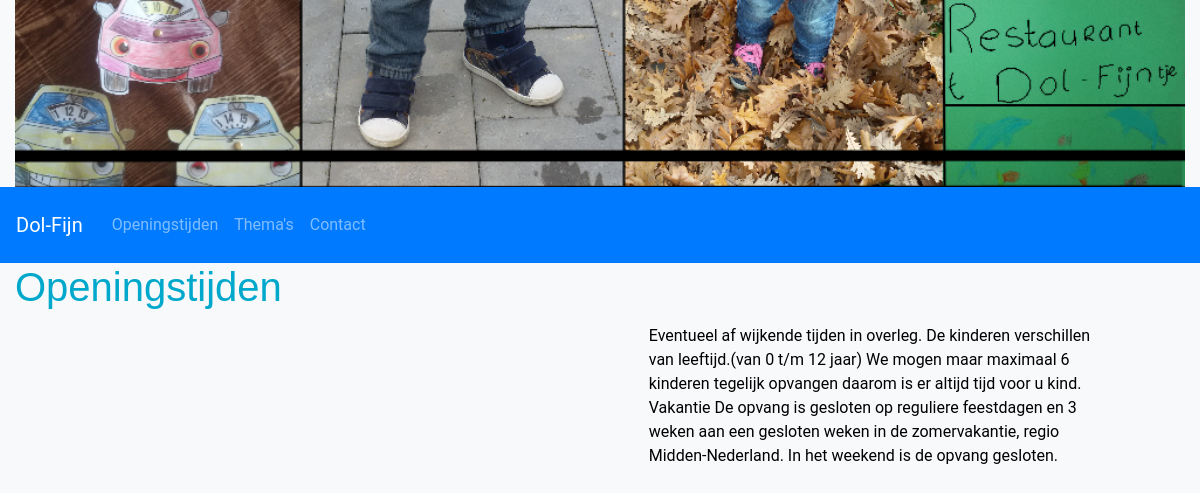
/gastouderopvang/dolfijnWebv2-php/Openingstijden/openingstijdenPage, run on an earlier commit of the app's database.
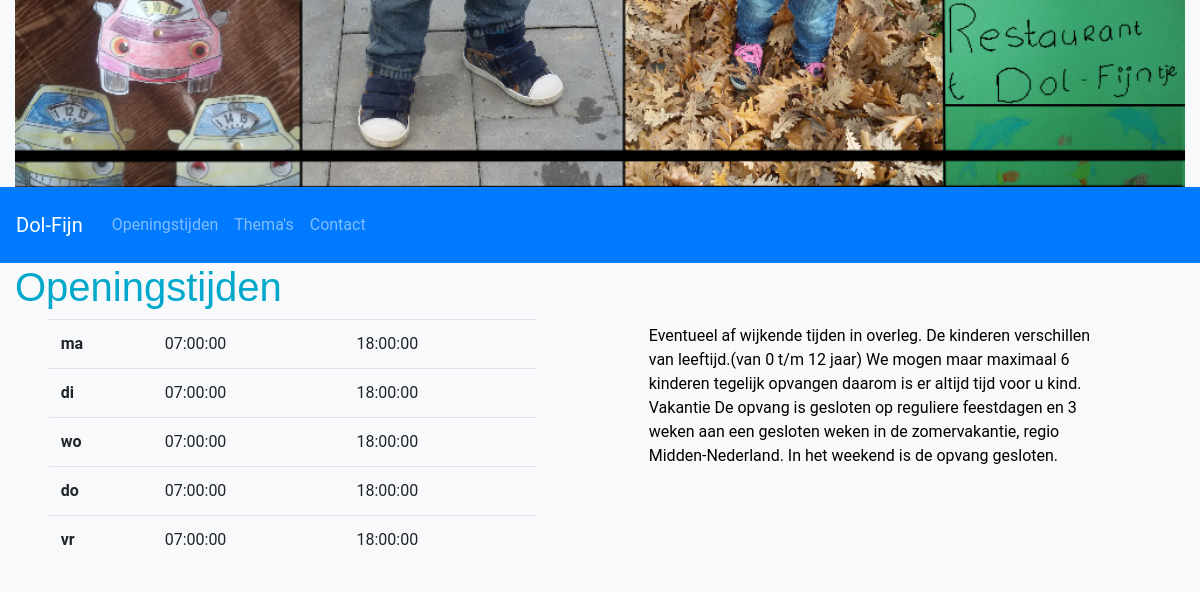
And on a later commit of the database.
### tables this page shows
CREATE TABLE `informatie` (
  `info-id` int(11) NOT NULL,
  `title` varchar(32) NOT NULL,
  `text` mediumtext NOT NULL
);

CREATE TABLE `openingstijden` (
  `openingstijden-id` int(11) NOT NULL,
  `dag` varchar(32) NOT NULL,
  `d` varchar(32) NOT NULL,
  `open` time NOT NULL,
  `dicht` time NOT NULL
);

### controller/c.OpeningstijdenController.php (called while the page is built, shortened)
<?php
require_once "model/m.OpeningstijdenModel.php";
class OpeningstijdenController
{
  public function __construct()
  {
    $this->OpeningstijdenModel = new OpeningstijdenModel();
  }
  public function openingstijdenPage()
  {
    $datums = $this->OpeningstijdenModel->readDatums();
    $info = $this->OpeningstijdenModel->readInfo();
    include "view/openingstijden/openingstijden.php";
  }
}

### model/m.DataHandler.php (called while the page is built, shortened)
<?php
class DataHandler
{
  public function __construct($host, $dbdriver, $dbname, $username, $password)
  {
    $this->host = $host;
    $this->dbdriver = $dbdriver;
    $this->dbname = $dbname;
    $this->username = $username;
    $this->password = $password;
    try {
      $this->dbh = new PDO("$this->dbdriver:host=$this->host;dbname=$this->dbname", $this->username, $this->password);
      $this->dbh->setAttribute(PDO::ATTR_ERRMODE, PDO::ERRMODE_EXCEPTION);
      return true;
    } catch (PDOException $e) {
      echo "Connection with " . $this->dbdriver . " failed: " . $e->getMessage();
    }
  }
  public function readData($sql)
  {
    $sth = $this->dbh->query($sql)->fetch(PDO::FETCH_ASSOC);
    return $sth;
  }
  public function readsData($sql)
  {
    return $this->dbh->query($sql, PDO::FETCH_ASSOC);
  }
}

### model/m.OpeningstijdenModel.php (called while the page is built, shortened)
<?php
require_once "model/m.Datahandler.php";
class OpeningstijdenModel
{
  public function __construct()
  {
    $this->DataHandler = new DataHandler(databaseInfo[0], databaseInfo[1], databaseInfo[2], databaseInfo[3], databaseInfo[4]);
  }
  public function readDatums()
  {
    try{
    $sql = "SELECT * FROM `openingstijden`";
    $result = $this->DataHandler->readsData($sql);
    return $result;
    } catch(exception $e) {
      throw $e;
    }
  }
  public function readInfo()
  {
    try{
    $sql = "SELECT text FROM `informatie` WHERE `info-id` = 1";
    $result = $this->DataHandler->readData($sql);
    return $result;
    } catch(exception $e) {
      throw $e;
    }
  }
}

### view/openingstijden/openingstijden.php (the view, shortened to what this page needs)
<?php
require_once "view/navigatie/header.php";
?>
<h1 id="pageTitle">Openingstijden</h1>
<section class="col-12 row justify-content-around">
  <table class="table col-5">
    <?php
    foreach ($datums as $datum) {
      echo "<tr><th>" . $datum['d'] . "</th><td>" . $datum['open'] . "</td><td>" . $datum['dicht'] . "</td></tr>";
    }
    ?>
  </table>
  <div class="col-5">
    <?= $info['text'] ?>
  </div>
</section>

### index.php (shortened to what this page needs)
<!DOCTYPE html>
<html lang="nl">
<?php
require_once "controller/c.RouterController.php";
?>
<head>
  <link rel="stylesheet" href="https://stackpath.bootstrapcdn.com/bootstrap/4.4.1/css/bootstrap.min.css">
  <link rel="stylesheet" href="https://cdnjs.cloudflare.com/ajax/libs/font-awesome/4.7.0/css/font-awesome.min.css">
  <link rel="stylesheet" type="text/css" href="<?= ROOT ?>/assets/styling/style.css">
</head>
<body>
  <?php
  $Router = new RouterController(ROOT);
  ?>
</body>
</html>

### controller/c.RouterController.php (shortened to what this page needs)
<?php
class RouterController
{
  public function __construct($rootUrl)
  {
    $uriOffset = count(explode("/", $rootUrl));
    $uriOffset += -2;
    $uri = $_SERVER["REQUEST_URI"];
    $uriArray = explode("/", $uri);
    $filteredUriArray = array_slice($uriArray, $uriOffset);
    $this->determineDestination($filteredUriArray);
  }
  private function determineDestination($filteredUriArray)
  {
    $controller = array_shift($filteredUriArray);
    $ctrlName = $controller . "Controller";
    $ctrlPath = "controller/c.$ctrlName.php";
    $method = array_shift($filteredUriArray);
    $params = $filteredUriArray;
    if (file_exists($ctrlPath)) {
      $this->sendToDestination($ctrlName, $ctrlPath, $method, $params);
    } else {
      $this->sendToDestination('HomeController', 'controller/c.HomeController.php', 'homePage', ['']);
    }
  }
  public function sendToDestination($ctrlName, $ctrlPath, $method, array $params)
  {
    try {
      $controller = new $ctrlName();
      $controller->$method($params);
    } catch (Error $e) {
      $this->error = $e->getMessage();
    }
  }
}

### view/navigatie/header.php
<img class="col-12" src="<?=ROOT?>/assets/images/hero.png" />
<nav class="navbar sticky-top navbar-expand-lg navbar-dark bg-primary">
  <?php require_once  "view/navigatie/nav.php"; ?>
</nav>

### view/navigatie/nav.php (shortened to what this page needs)
<a class="navbar-brand" href="<?= ROOT ?>/">Dol-Fijn</a>
<div class="collapse navbar-collapse" id="navbarNavAltMarkup">
  <div class="navbar-nav">
    <a class="nav-item nav-link" href="<?= ROOT ?>/Openingstijden/openingstijdenPage">Openingstijden</a>
    <a class="nav-item nav-link" href="<?= ROOT ?>/Themas/themasPage">Thema's</a>
    <a class="nav-item nav-link" href="<?= ROOT ?>/Contact/contactPage">Contact</a>
  </div>
</div>

### assets/styling/style.css (style rules this page uses)
html, body { font-family: Roboto, Oxygen, Ubuntu, Cantarell, "Open Sans", "Helvetica Neue", sans-serif; color: #000000; background-color: #f8f9fa; }
h1 { font-family: Tahoma, sans-serif; color: #00a8cc; }
#pageTitle { padding-left: 15px; }
div { padding: 5px; }
nav.bg-primary { background-color: #00a8cc; }

What changed in the data, as far as the page shows it:
added openingstijden: d "ma", open "07:00:00", dicht "18:00:00"
added openingstijden: d "di", open "07:00:00", dicht "18:00:00"
added openingstijden: d "wo", open "07:00:00", dicht "18:00:00"
added openingstijden: d "do", open "07:00:00", dicht "18:00:00"
added openingstijden: d "vr", open "07:00:00", dicht "18:00:00"
